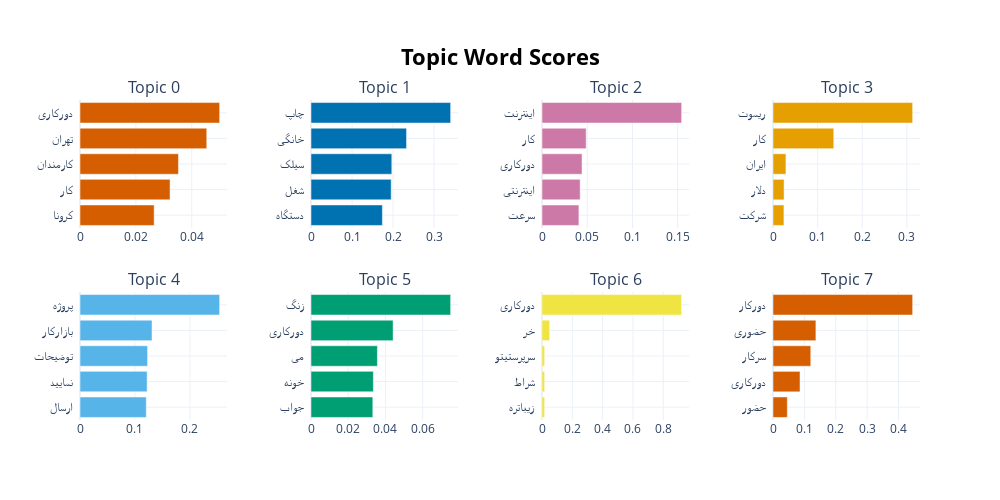

Notebook cell for this chart:
### Code cell
topic_model.visualize_barchart()

### Figure 1 — Plotly figure (JSON) as saved in the notebook; plotly's stock layout.template omitted (floating-point values rounded to 4 significant figures)
{"data": [{"marker": {"color": "#D55E00"}, "orientation": "h", "type": "bar", "x": [0.02655, 0.03223, 0.03524, 0.04537, 0.04999], "xaxis": "x", "y": ["کرونا  ", "کار  ", "کارمندان  ", "تهران  ", "دورکاری  "], "yaxis": "y"}, {"marker": {"color": "#0072B2"}, "orientation": "h", "type": "bar", "x": [0.1741, 0.1954, 0.197, 0.2329, 0.3404], "xaxis": "x2", "y": ["دستگاه  ", "شغل  ", "سیلک  ", "خانگی  ", "چاپ  "], "yaxis": "y2"}, {"marker": {"color": "#CC79A7"}, "orientation": "h", "type": "bar", "x": [0.04081, 0.04219, 0.04426, 0.04883, 0.1544], "xaxis": "x3", "y": ["سرعت  ", "اینترنتی  ", "دورکاری  ", "کار  ", "اینترنت  "], "yaxis": "y3"}, {"marker": {"color": "#E69F00"}, "orientation": "h", "type": "bar", "x": [0.02447, 0.02484, 0.02898, 0.1363, 0.3131], "xaxis": "x4", "y": ["شرکت  ", "دلار  ", "ایران  ", "کار  ", "ریموت  "], "yaxis": "y4"}, {"marker": {"color": "#56B4E9"}, "orientation": "h", "type": "bar", "x": [0.1206, 0.1222, 0.123, 0.131, 0.2541], "xaxis": "x5", "y": ["ارسال  ", "نمایید  ", "توضیحات  ", "بازارکار  ", "پروژه  "], "yaxis": "y5"}, {"marker": {"color": "#009E73"}, "orientation": "h", "type": "bar", "x": [0.03322, 0.03351, 0.03568, 0.04412, 0.07504], "xaxis": "x6", "y": ["جواب  ", "خونه  ", "می  ", "دورکاری  ", "زنگ  "], "yaxis": "y6"}, {"marker": {"color": "#F0E442"}, "orientation": "h", "type": "bar", "x": [0.01739, 0.01739, 0.01739, 0.0503, 0.921], "xaxis": "x7", "y": ["زیباتره  ", "شراط  ", "سرپرستیتو  ", "خر  ", "دورکاری  "], "yaxis": "y7"}, {"marker": {"color": "#D55E00"}, "orientation": "h", "type": "bar", "x": [0.04564, 0.08605, 0.1204, 0.1367, 0.4451], "xaxis": "x8", "y": ["حضور  ", "دورکاری  ", "سرکار  ", "حضوری  ", "دورکار  "], "yaxis": "y8"}], "layout": {"annotations": [{"font": {"size": 16}, "showarrow": false, "text": "Topic 0", "x": 0.0875, "xanchor": "center", "xref": "paper", "y": 1, "yanchor": "bottom", "yref": "paper"}, {"font": {"size": 16}, "showarrow": false, "text": "Topic 1", "x": 0.3625, "xanchor": "center", "xref": "paper", "y": 1, "yanchor": "bottom", "yref": "paper"}, {"font": {"size": 16}, "showarrow": false, "text": "Topic 2", "x": 0.6375, "xanchor": "center", "xref": "paper", "y": 1, "yanchor": "bottom", "yref": "paper"}, {"font": {"size": 16}, "showarrow": false, "text": "Topic 3", "x": 0.9125, "xanchor": "center", "xref": "paper", "y": 1, "yanchor": "bottom", "yref": "paper"}, {"font": {"size": 16}, "showarrow": false, "text": "Topic 4", "x": 0.0875, "xanchor": "center", "xref": "paper", "y": 0.4, "yanchor": "bottom", "yref": "paper"}, {"font": {"size": 16}, "showarrow": false, "text": "Topic 5", "x": 0.3625, "xanchor": "center", "xref": "paper", "y": 0.4, "yanchor": "bottom", "yref": "paper"}, {"font": {"size": 16}, "showarrow": false, "text": "Topic 6", "x": 0.6375, "xanchor": "center", "xref": "paper", "y": 0.4, "yanchor": "bottom", "yref": "paper"}, {"font": {"size": 16}, "showarrow": false, "text": "Topic 7", "x": 0.9125, "xanchor": "center", "xref": "paper", "y": 0.4, "yanchor": "bottom", "yref": "paper"}], "height": 500, "hoverlabel": {"bgcolor": "white", "font": {"family": "Rockwell", "size": 16}}, "showlegend": false, "title": {"font": {"color": "Black", "size": 22}, "text": "<b>Topic Word Scores", "x": 0.5, "xanchor": "center", "yanchor": "top"}, "width": 1000, "xaxis": {"anchor": "y", "domain": [0, 0.175], "showgrid": true}, "xaxis2": {"anchor": "y2", "domain": [0.275, 0.45], "showgrid": true}, "xaxis3": {"anchor": "y3", "domain": [0.55, 0.725], "showgrid": true}, "xaxis4": {"anchor": "y4", "domain": [0.825, 1], "showgrid": true}, "xaxis5": {"anchor": "y5", "domain": [0, 0.175], "showgrid": true}, "xaxis6": {"anchor": "y6", "domain": [0.275, 0.45], "showgrid": true}, "xaxis7": {"anchor": "y7", "domain": [0.55, 0.725], "showgrid": true}, "xaxis8": {"anchor": "y8", "domain": [0.825, 1], "showgrid": true}, "yaxis": {"anchor": "x", "domain": [0.6, 1], "showgrid": true}, "yaxis2": {"anchor": "x2", "domain": [0.6, 1], "showgrid": true}, "yaxis3": {"anchor": "x3", "domain": [0.6, 1], "showgrid": true}, "yaxis4": {"anchor": "x4", "domain": [0.6, 1], "showgrid": true}, "yaxis5": {"anchor": "x5", "domain": [0, 0.4], "showgrid": true}, "yaxis6": {"anchor": "x6", "domain": [0, 0.4], "showgrid": true}, "yaxis7": {"anchor": "x7", "domain": [0, 0.4], "showgrid": true}, "yaxis8": {"anchor": "x8", "domain": [0, 0.4], "showgrid": true}}}
